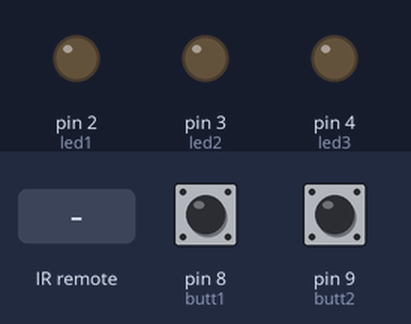
The sketch below on a simulated Arduino Uno, built with avr-gcc and run on an emulated ATmega328P. On the bench: output pins drawn as LEDs (lit = HIGH). The test bench sets the inputs (shaded band); at power-on: pin 8 (butt1) LOW, pin 9 (butt2) LOW.

Above: at 1.2 s.
1.3 s: pin 8 (butt1) pulled HIGH for 0.25 s
At 2.0 s:
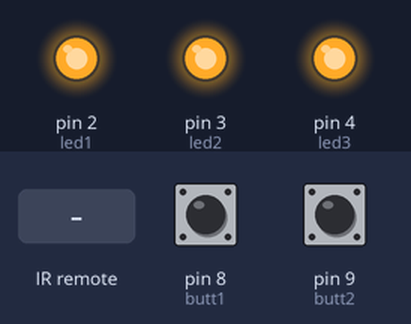
3.0 s: infrared code 0xFF10EF received
At 4.2 s:
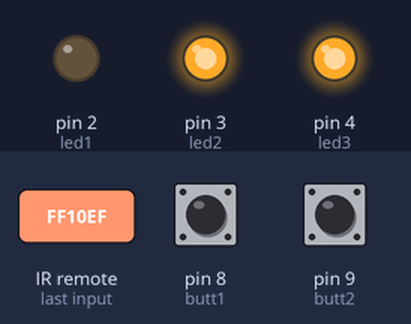
4.5 s: infrared code 0xFF38C7 received
At 5.7 s:
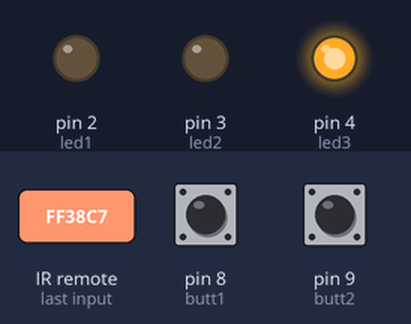
6.1 s: infrared code 0xFF30CF received
At 7.0 s:
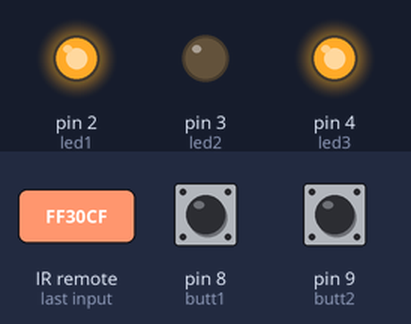
7.7 s: infrared code 0xFF5AA5 received
At 8.2 s:
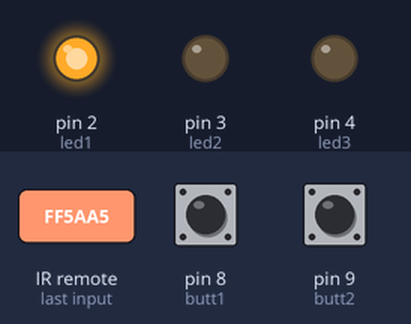
9.3 s: infrared code 0xFF18E7 received
At 10.7 s:
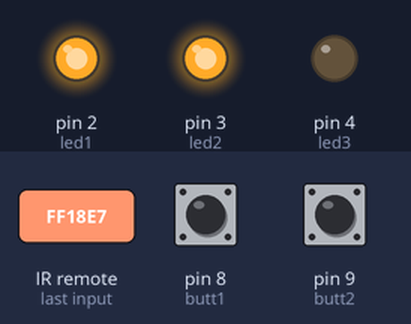
Timing chart, 0 to 11.9 s (numbered marks = the images above; inputs shaded):
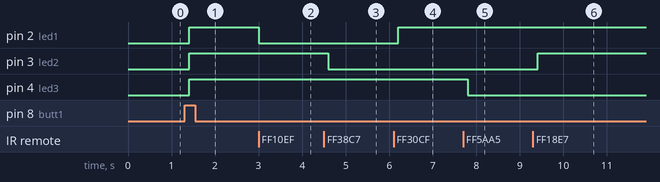

The sketch:

Remote_control_Multi_LED.ino
```cpp
#include <IRremote.h>

int receiverPin = 7;
int butt1 = 8;
int butt2 = 9;
int led1 = 2;
int led2 = 3;
int led3 = 4;

IRrecv irrecv(receiverPin);
decode_results results;

void setup() {
  // put your setup code here, to run once:
  irrecv.enableIRIn();
  pinMode(led1, OUTPUT);
  pinMode(led2, OUTPUT);
  pinMode(led3, OUTPUT);
  pinMode(butt1, INPUT);
  pinMode(butt2, INPUT);
}

void loop() {

  int butt1Status = digitalRead(butt1);
  int butt2Status = digitalRead(butt2);

  if (irrecv.decode(&results))
  {

    if (results.value == 16724175) {
      digitalWrite(led1, HIGH);
    }

    if (results.value == 16718055) {
      digitalWrite(led2, HIGH);
    }

    if (results.value == 16743045) {
      digitalWrite(led3, HIGH);
    }

    if (results.value == 16716015) {
      digitalWrite(led1, LOW);
    }

    if (results.value == 16726215) {
      digitalWrite(led2, LOW);
    }

    if (results.value == 16734885) {
      digitalWrite(led3, LOW);
    }

    if (results.value == 16728765) {
      digitalWrite(led1, HIGH);
      digitalWrite(led2, HIGH);
      digitalWrite(led3, HIGH);
    }

    if (results.value == 16730805) {
      digitalWrite(led1, LOW);
      digitalWrite(led2, LOW);
      digitalWrite(led3, LOW);
    }

    irrecv.resume();
  }

  if (butt1Status == HIGH) {
    digitalWrite(led1, HIGH);
    digitalWrite(led2, HIGH);
    digitalWrite(led3, HIGH);
  }
  else if (butt2Status == HIGH) {
    digitalWrite(led1, LOW);
    digitalWrite(led2, LOW);
    digitalWrite(led3, LOW);
  }

  delay(200);
}
```

Measured:
- after the input at 1.3 s, pin 2 (led1), pin 3 (led2), pin 4 (led3): LOW → HIGH after 0.10 s
- after the input at 3.0 s, pin 2 (led1): HIGH → LOW at once
- after the input at 4.5 s, pin 3 (led2): HIGH → LOW after 0.10 s
- after the input at 6.1 s, pin 2 (led1): LOW → HIGH after 0.11 s
- after the input at 7.7 s, pin 4 (led3): HIGH → LOW after 0.11 s
- after the input at 9.3 s, pin 3 (led2): LOW → HIGH after 0.11 s
